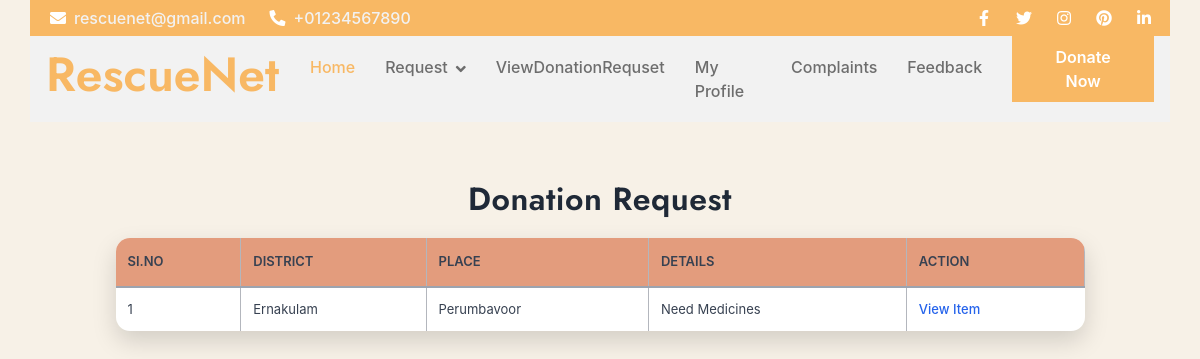
Before: /User/ViewDonationRequest/ (signed in) with the older database file.
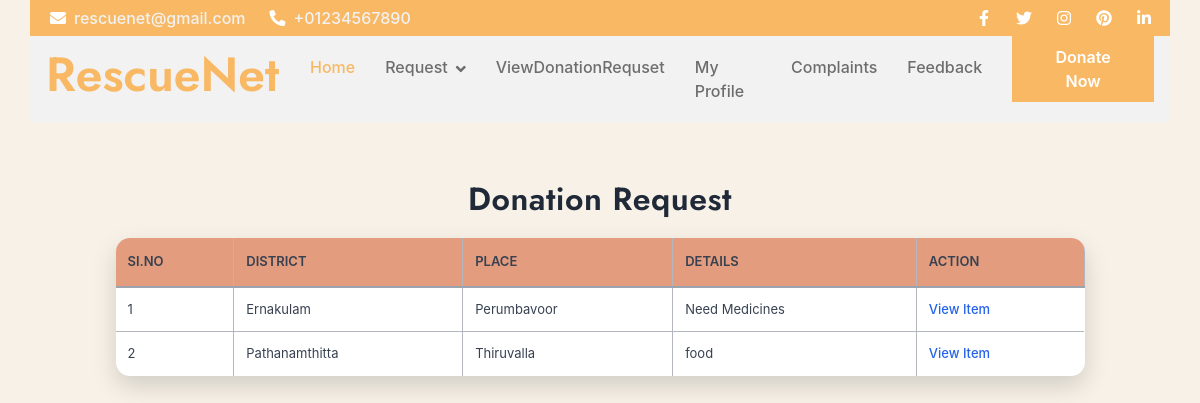
After: the same page with the newer database file.
### Volunteer/models.py (models this page shows)
class tbl_donationrequest(models.Model):
    donationrequest_date=models.DateField(auto_now_add=True)
    donationrequest_status=models.IntegerField(default=0)
    donationrequest_details=models.CharField(max_length=100)
    place_id=models.ForeignKey(tbl_place,on_delete=models.CASCADE)
    user_id=models.ForeignKey(tbl_user,on_delete=models.CASCADE,null=True)

### Admin/models.py (models this page shows)
class tbl_place(models.Model):
    place_name = models.CharField(max_length=50)
    district = models.ForeignKey(tbl_district,on_delete=models.CASCADE)

class tbl_district(models.Model):
    district_name=models.CharField(max_length=50)

### User/views.py (the view)
# urls.py: path("ViewDonationRequest/",views.ViewDonationRequest,name="ViewDonationRequest"),
def ViewDonationRequest(request):
    if "uid" not in request.session:
        return redirect("Guest:Login")
    requestdata=tbl_donationrequest.objects.filter(donationrequest_status=0)
    return render(request,'User/ViewDonationRequest.html',{'requestdata':requestdata})

### User/Templates/User/ViewDonationRequest.html (shortened to what this page needs)
{% extends 'User/Header.html' %}
{% block content %}
<!DOCTYPE html>
<html lang="en">
<head>
</head>
<body>
<form action="" method="post">
    <h2 style="text-align: center;">Donation Request</h2>
    <table align="center">
        <tr>
            <td>SI.NO</td>
            <td>District</td>
            <td>Place</td>
            <td>Details</td>
            <td>Action</td>
        </tr>
        {% for i in requestdata %}
        <tr>
            <td>{{ forloop.counter }}</td>
            <td>{{ i.place_id.district.district_name }}</td>
            <td>{{ i.place_id.place_name }}</td>
            <td>{{ i.donationrequest_details }}</td>
            <td>
                <a href="{% url 'User:ViewItem' i.id %}">View Item</a>
            </td>
        </tr>
        {% endfor %}
    </table>
</form>
</body>
</html>
{% endblock %}

Changed rows visible on the page:
added tbl_donationrequest: place_id.district.district_name "Pathanamthitta", place_id.place_name "Thiruvalla", donationrequest_details "food"
